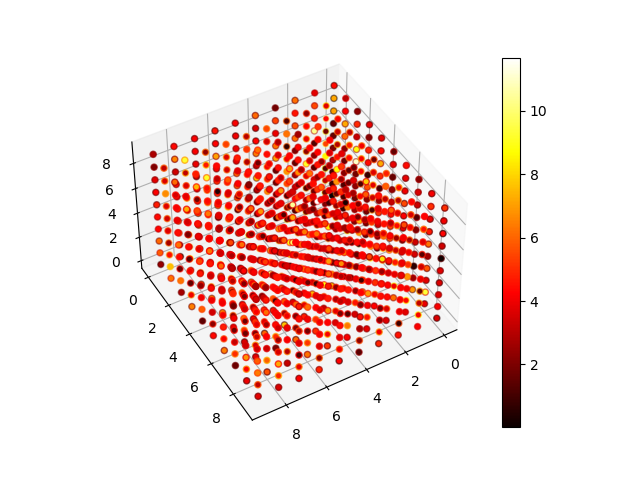

This chart was generated by the following Python code:
from mpl_toolkits.mplot3d import Axes3D
from matplotlib import cm
import matplotlib.pyplot as plt
import numpy as np
import pandas as pd
data=pd.read_csv("data",sep="\s+",header=None)

fig = plt.figure()
ax = fig.add_subplot(111, projection='3d')

x = data[0]
y = data[1]
z = data[2]
c = data[3]
ax.view_init(45,60)
img = ax.scatter(x, y, z, c=c, cmap=plt.hot())
fig.colorbar(img)
fig.savefig("plot.png")

fig = plt.figure()
ax = fig.add_subplot(111, projection='3d')

x,y = np.meshgrid(data[0], data[1])
z = data[2]
c = data[3]

ax.view_init(45,60)

# here we create the surface plot, but pass V through a colormap
# to create a different color for each patch
ax.plot_surface(x, y, z, facecolors=cm.Oranges(c))
fig.savefig("plot2.png")
